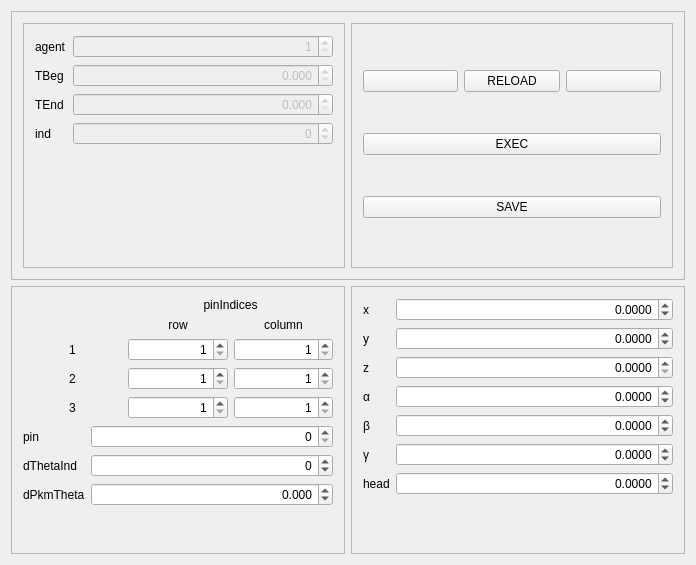
<?xml version="1.0" encoding="UTF-8"?>
<ui version="4.0">
 <class>wgt_planClass</class>
 <widget class="QWidget" name="wgt_planClass">
  <property name="geometry">
   <rect>
    <x>0</x>
    <y>0</y>
    <width>696</width>
    <height>565</height>
   </rect>
  </property>
  <property name="minimumSize">
   <size>
    <width>538</width>
    <height>100</height>
   </size>
  </property>
  <property name="windowTitle">
   <string>wgt_plan</string>
  </property>
  <layout class="QVBoxLayout" name="verticalLayout">
   <item>
    <widget class="QFrame" name="frame_2">
     <property name="frameShape">
      <enum>QFrame::StyledPanel</enum>
     </property>
     <property name="frameShadow">
      <enum>QFrame::Raised</enum>
     </property>
     <layout class="QHBoxLayout" name="horizontalLayout_3">
      <item>
       <widget class="QFrame" name="frame_3">
        <property name="frameShape">
         <enum>QFrame::StyledPanel</enum>
        </property>
        <property name="frameShadow">
         <enum>QFrame::Raised</enum>
        </property>
        <layout class="QFormLayout" name="formLayout">
         <property name="fieldGrowthPolicy">
          <enum>QFormLayout::AllNonFixedFieldsGrow</enum>
         </property>
         <item row="0" column="0">
          <widget class="QLabel" name="label">
           <property name="text">
            <string>agent</string>
           </property>
          </widget>
         </item>
         <item row="1" column="0">
          <widget class="QLabel" name="label_2">
           <property name="text">
            <string>TBeg</string>
           </property>
          </widget>
         </item>
         <item row="1" column="1">
          <widget class="QDoubleSpinBox" name="TBeg_input">
           <property name="enabled">
            <bool>false</bool>
           </property>
           <property name="alignment">
            <set>Qt::AlignRight|Qt::AlignTrailing|Qt::AlignVCenter</set>
           </property>
           <property name="decimals">
            <number>3</number>
           </property>
           <property name="maximum">
            <double>999999999.000000000000000</double>
           </property>
          </widget>
         </item>
         <item row="2" column="0">
          <widget class="QLabel" name="label_3">
           <property name="text">
            <string>TEnd</string>
           </property>
          </widget>
         </item>
         <item row="2" column="1">
          <widget class="QDoubleSpinBox" name="TEnd_input">
           <property name="enabled">
            <bool>false</bool>
           </property>
           <property name="alignment">
            <set>Qt::AlignRight|Qt::AlignTrailing|Qt::AlignVCenter</set>
           </property>
           <property name="decimals">
            <number>3</number>
           </property>
           <property name="maximum">
            <double>999999999.000000000000000</double>
           </property>
           <property name="singleStep">
            <double>0.200000000000000</double>
           </property>
          </widget>
         </item>
         <item row="3" column="0">
          <widget class="QLabel" name="label_4">
           <property name="text">
            <string>ind</string>
           </property>
          </widget>
         </item>
         <item row="3" column="1">
          <widget class="QSpinBox" name="ind_input">
           <property name="enabled">
            <bool>false</bool>
           </property>
           <property name="alignment">
            <set>Qt::AlignRight|Qt::AlignTrailing|Qt::AlignVCenter</set>
           </property>
           <property name="minimum">
            <number>-999999999</number>
           </property>
           <property name="maximum">
            <number>999999999</number>
           </property>
          </widget>
         </item>
         <item row="0" column="1">
          <widget class="QSpinBox" name="agent_input">
           <property name="enabled">
            <bool>false</bool>
           </property>
           <property name="alignment">
            <set>Qt::AlignRight|Qt::AlignTrailing|Qt::AlignVCenter</set>
           </property>
           <property name="minimum">
            <number>1</number>
           </property>
           <property name="maximum">
            <number>2</number>
           </property>
          </widget>
         </item>
        </layout>
       </widget>
      </item>
      <item>
       <widget class="QFrame" name="frame">
        <property name="sizePolicy">
         <sizepolicy hsizetype="Preferred" vsizetype="Minimum">
          <horstretch>0</horstretch>
          <verstretch>0</verstretch>
         </sizepolicy>
        </property>
        <property name="frameShape">
         <enum>QFrame::StyledPanel</enum>
        </property>
        <property name="frameShadow">
         <enum>QFrame::Raised</enum>
        </property>
        <layout class="QVBoxLayout" name="verticalLayout_2">
         <item>
          <layout class="QHBoxLayout" name="horizontalLayout">
           <item>
            <widget class="QPushButton" name="pushButton_prev"/>
           </item>
           <item>
            <widget class="QPushButton" name="pushButton_reload">
             <property name="text">
              <string>RELOAD</string>
             </property>
            </widget>
           </item>
           <item>
            <widget class="QPushButton" name="pushButton_next"/>
           </item>
          </layout>
         </item>
         <item>
          <widget class="QPushButton" name="pushButton_exec">
           <property name="text">
            <string>EXEC</string>
           </property>
          </widget>
         </item>
         <item>
          <widget class="QPushButton" name="pushButton_save">
           <property name="text">
            <string>SAVE</string>
           </property>
          </widget>
         </item>
        </layout>
       </widget>
      </item>
     </layout>
    </widget>
   </item>
   <item>
    <layout class="QHBoxLayout" name="horizontalLayout_4">
     <item>
      <widget class="QFrame" name="mbase_frame">
       <property name="frameShape">
        <enum>QFrame::StyledPanel</enum>
       </property>
       <property name="frameShadow">
        <enum>QFrame::Raised</enum>
       </property>
       <layout class="QVBoxLayout" name="verticalLayout_3">
        <item>
         <layout class="QGridLayout" name="gridLayout">
          <item row="4" column="1">
           <widget class="QLabel" name="label_13">
            <property name="text">
             <string>row</string>
            </property>
            <property name="alignment">
             <set>Qt::AlignCenter</set>
            </property>
           </widget>
          </item>
          <item row="4" column="2">
           <widget class="QLabel" name="label_12">
            <property name="text">
             <string>column</string>
            </property>
            <property name="alignment">
             <set>Qt::AlignCenter</set>
            </property>
           </widget>
          </item>
          <item row="5" column="1">
           <widget class="QSpinBox" name="row1_input">
            <property name="alignment">
             <set>Qt::AlignRight|Qt::AlignTrailing|Qt::AlignVCenter</set>
            </property>
            <property name="minimum">
             <number>1</number>
            </property>
            <property name="maximum">
             <number>7</number>
            </property>
           </widget>
          </item>
          <item row="5" column="2">
           <widget class="QSpinBox" name="column1_input">
            <property name="alignment">
             <set>Qt::AlignRight|Qt::AlignTrailing|Qt::AlignVCenter</set>
            </property>
            <property name="minimum">
             <number>1</number>
            </property>
            <property name="maximum">
             <number>8</number>
            </property>
           </widget>
          </item>
          <item row="6" column="1">
           <widget class="QSpinBox" name="row2_input">
            <property name="alignment">
             <set>Qt::AlignRight|Qt::AlignTrailing|Qt::AlignVCenter</set>
            </property>
            <property name="minimum">
             <number>1</number>
            </property>
            <property name="maximum">
             <number>7</number>
            </property>
           </widget>
          </item>
          <item row="6" column="2">
           <widget class="QSpinBox" name="column2_input">
            <property name="alignment">
             <set>Qt::AlignRight|Qt::AlignTrailing|Qt::AlignVCenter</set>
            </property>
            <property name="minimum">
             <number>1</number>
            </property>
            <property name="maximum">
             <number>8</number>
            </property>
           </widget>
          </item>
          <item row="7" column="1">
           <widget class="QSpinBox" name="row3_input">
            <property name="alignment">
             <set>Qt::AlignRight|Qt::AlignTrailing|Qt::AlignVCenter</set>
            </property>
            <property name="minimum">
             <number>1</number>
            </property>
            <property name="maximum">
             <number>7</number>
            </property>
           </widget>
          </item>
          <item row="7" column="2">
           <widget class="QSpinBox" name="column3_input">
            <property name="alignment">
             <set>Qt::AlignRight|Qt::AlignTrailing|Qt::AlignVCenter</set>
            </property>
            <property name="minimum">
             <number>1</number>
            </property>
            <property name="maximum">
             <number>8</number>
            </property>
           </widget>
          </item>
          <item row="3" column="1" colspan="2">
           <widget class="QLabel" name="label_14">
            <property name="text">
             <string>pinIndices</string>
            </property>
            <property name="alignment">
             <set>Qt::AlignCenter</set>
            </property>
           </widget>
          </item>
          <item row="5" column="0">
           <widget class="QLabel" name="label_15">
            <property name="text">
             <string>1</string>
            </property>
            <property name="alignment">
             <set>Qt::AlignCenter</set>
            </property>
           </widget>
          </item>
          <item row="6" column="0">
           <widget class="QLabel" name="label_16">
            <property name="text">
             <string>2</string>
            </property>
            <property name="alignment">
             <set>Qt::AlignCenter</set>
            </property>
           </widget>
          </item>
          <item row="7" column="0">
           <widget class="QLabel" name="label_17">
            <property name="text">
             <string>3</string>
            </property>
            <property name="alignment">
             <set>Qt::AlignCenter</set>
            </property>
           </widget>
          </item>
         </layout>
        </item>
        <item>
         <layout class="QFormLayout" name="formLayout_3">
          <item row="0" column="0">
           <widget class="QLabel" name="label_18">
            <property name="text">
             <string>pin</string>
            </property>
           </widget>
          </item>
          <item row="0" column="1">
           <widget class="QSpinBox" name="pin_input">
            <property name="alignment">
             <set>Qt::AlignRight|Qt::AlignTrailing|Qt::AlignVCenter</set>
            </property>
            <property name="maximum">
             <number>3</number>
            </property>
           </widget>
          </item>
          <item row="1" column="0">
           <widget class="QLabel" name="label_19">
            <property name="text">
             <string>dThetaInd</string>
            </property>
           </widget>
          </item>
          <item row="1" column="1">
           <widget class="QSpinBox" name="dThetaInd_input">
            <property name="alignment">
             <set>Qt::AlignRight|Qt::AlignTrailing|Qt::AlignVCenter</set>
            </property>
            <property name="minimum">
             <number>-5</number>
            </property>
            <property name="maximum">
             <number>5</number>
            </property>
           </widget>
          </item>
          <item row="2" column="0">
           <widget class="QLabel" name="label_20">
            <property name="text">
             <string>dPkmTheta</string>
            </property>
           </widget>
          </item>
          <item row="2" column="1">
           <widget class="QDoubleSpinBox" name="dPkmTheta_input">
            <property name="alignment">
             <set>Qt::AlignRight|Qt::AlignTrailing|Qt::AlignVCenter</set>
            </property>
            <property name="decimals">
             <number>3</number>
            </property>
            <property name="minimum">
             <double>-15.000000000000000</double>
            </property>
            <property name="maximum">
             <double>15.000000000000000</double>
            </property>
            <property name="singleStep">
             <double>0.100000000000000</double>
            </property>
            <property name="value">
             <double>0.000000000000000</double>
            </property>
           </widget>
          </item>
         </layout>
        </item>
       </layout>
      </widget>
     </item>
     <item>
      <widget class="QFrame" name="pkm_frame">
       <property name="frameShape">
        <enum>QFrame::StyledPanel</enum>
       </property>
       <property name="frameShadow">
        <enum>QFrame::Raised</enum>
       </property>
       <layout class="QFormLayout" name="formLayout_2">
        <property name="fieldGrowthPolicy">
         <enum>QFormLayout::AllNonFixedFieldsGrow</enum>
        </property>
        <item row="0" column="0">
         <widget class="QLabel" name="label_5">
          <property name="text">
           <string>x</string>
          </property>
         </widget>
        </item>
        <item row="0" column="1">
         <widget class="QDoubleSpinBox" name="x_input">
          <property name="alignment">
           <set>Qt::AlignRight|Qt::AlignTrailing|Qt::AlignVCenter</set>
          </property>
          <property name="decimals">
           <number>4</number>
          </property>
          <property name="minimum">
           <double>-1.000000000000000</double>
          </property>
          <property name="maximum">
           <double>1.000000000000000</double>
          </property>
          <property name="singleStep">
           <double>0.005000000000000</double>
          </property>
         </widget>
        </item>
        <item row="1" column="0">
         <widget class="QLabel" name="label_6">
          <property name="text">
           <string>y</string>
          </property>
         </widget>
        </item>
        <item row="1" column="1">
         <widget class="QDoubleSpinBox" name="y_input">
          <property name="alignment">
           <set>Qt::AlignRight|Qt::AlignTrailing|Qt::AlignVCenter</set>
          </property>
          <property name="decimals">
           <number>4</number>
          </property>
          <property name="minimum">
           <double>-1.000000000000000</double>
          </property>
          <property name="maximum">
           <double>1.000000000000000</double>
          </property>
          <property name="singleStep">
           <double>0.005000000000000</double>
          </property>
         </widget>
        </item>
        <item row="2" column="0">
         <widget class="QLabel" name="label_7">
          <property name="text">
           <string>z</string>
          </property>
         </widget>
        </item>
        <item row="2" column="1">
         <widget class="QDoubleSpinBox" name="z_input">
          <property name="alignment">
           <set>Qt::AlignRight|Qt::AlignTrailing|Qt::AlignVCenter</set>
          </property>
          <property name="decimals">
           <number>4</number>
          </property>
          <property name="maximum">
           <double>1.000000000000000</double>
          </property>
          <property name="singleStep">
           <double>0.005000000000000</double>
          </property>
         </widget>
        </item>
        <item row="3" column="0">
         <widget class="QLabel" name="label_8">
          <property name="text">
           <string>α</string>
          </property>
         </widget>
        </item>
        <item row="3" column="1">
         <widget class="QDoubleSpinBox" name="alpha_input">
          <property name="alignment">
           <set>Qt::AlignRight|Qt::AlignTrailing|Qt::AlignVCenter</set>
          </property>
          <property name="decimals">
           <number>4</number>
          </property>
          <property name="minimum">
           <double>-4.000000000000000</double>
          </property>
          <property name="maximum">
           <double>4.000000000000000</double>
          </property>
          <property name="singleStep">
           <double>0.010000000000000</double>
          </property>
         </widget>
        </item>
        <item row="4" column="0">
         <widget class="QLabel" name="label_9">
          <property name="text">
           <string>β</string>
          </property>
         </widget>
        </item>
        <item row="5" column="0">
         <widget class="QLabel" name="label_10">
          <property name="text">
           <string>γ</string>
          </property>
         </widget>
        </item>
        <item row="4" column="1">
         <widget class="QDoubleSpinBox" name="beta_input">
          <property name="alignment">
           <set>Qt::AlignRight|Qt::AlignTrailing|Qt::AlignVCenter</set>
          </property>
          <property name="decimals">
           <number>4</number>
          </property>
          <property name="minimum">
           <double>-4.000000000000000</double>
          </property>
          <property name="maximum">
           <double>4.000000000000000</double>
          </property>
          <property name="singleStep">
           <double>0.010000000000000</double>
          </property>
         </widget>
        </item>
        <item row="5" column="1">
         <widget class="QDoubleSpinBox" name="gamma_input">
          <property name="alignment">
           <set>Qt::AlignRight|Qt::AlignTrailing|Qt::AlignVCenter</set>
          </property>
          <property name="decimals">
           <number>4</number>
          </property>
          <property name="minimum">
           <double>-4.000000000000000</double>
          </property>
          <property name="maximum">
           <double>4.000000000000000</double>
          </property>
          <property name="singleStep">
           <double>0.010000000000000</double>
          </property>
         </widget>
        </item>
        <item row="6" column="0">
         <widget class="QLabel" name="label_11">
          <property name="text">
           <string>head</string>
          </property>
         </widget>
        </item>
        <item row="6" column="1">
         <widget class="QDoubleSpinBox" name="head_input">
          <property name="alignment">
           <set>Qt::AlignRight|Qt::AlignTrailing|Qt::AlignVCenter</set>
          </property>
          <property name="decimals">
           <number>4</number>
          </property>
          <property name="minimum">
           <double>-4.000000000000000</double>
          </property>
          <property name="maximum">
           <double>4.000000000000000</double>
          </property>
          <property name="singleStep">
           <double>0.010000000000000</double>
          </property>
         </widget>
        </item>
       </layout>
      </widget>
     </item>
    </layout>
   </item>
  </layout>
 </widget>
 <layoutdefault spacing="6" margin="11"/>
 <resources/>
 <connections/>
</ui>
